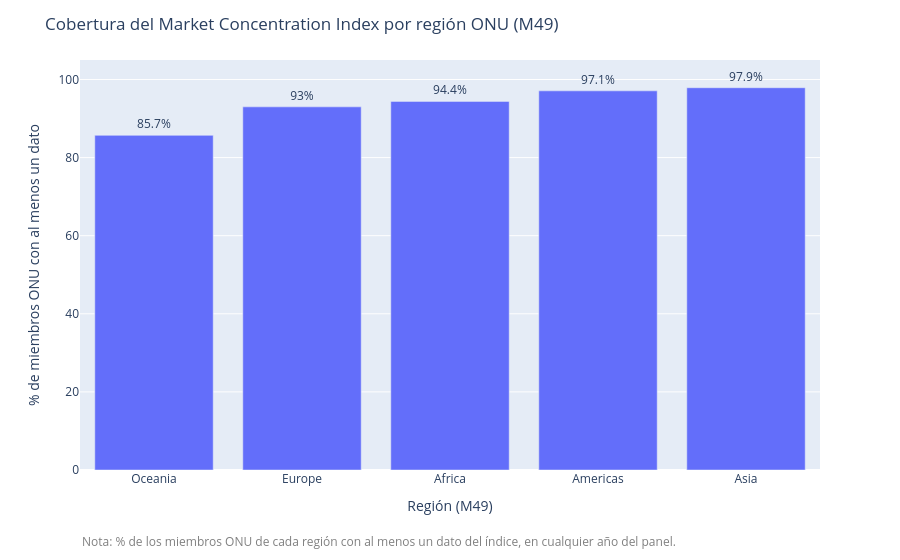

This figure's notebook cell:
### Code cell
fig_cobertura_region = px.bar(
    cobertura_region.reset_index(),
    x="Region Name", y="pct_cobertura",
    text="pct_cobertura",
    labels={"Region Name": "Región (M49)", "pct_cobertura": "% de miembros ONU con al menos un dato"},
)
fig_cobertura_region.update_traces(texttemplate="%{text}%", textposition="outside")
fig_cobertura_region.update_layout(
    title="Cobertura del Market Concentration Index por región ONU (M49)",
    yaxis_range=[0, 105],
    margin=dict(b=90),
)
fig_cobertura_region.add_annotation(
    text="Nota: % de los miembros ONU de cada región con al menos un dato del índice, en cualquier año del panel.",
    xref="paper", yref="paper", x=0, y=-0.2, showarrow=False,
    font=dict(size=12, color="gray"), align="left",
)

figuras_reporte.append(("cobertura_region_market_concentration", fig_cobertura_region))
fig_cobertura_region.show()

### Figure 1 — Plotly figure (JSON) as saved in the notebook; plotly's stock layout.template omitted (floating-point values rounded to 4 significant figures)
{"data": [{"hovertemplate": "Región (M49)=%{x}<br>% de miembros ONU con al menos un dato=%{text}<extra></extra>", "legendgroup": "", "marker": {"color": "#636efa", "pattern": {"shape": ""}}, "name": "", "orientation": "v", "showlegend": false, "text": [85.7, 93.0, 94.4, 97.1, 97.9], "textposition": "outside", "texttemplate": "%{text}%", "type": "bar", "x": ["Oceania", "Europe", "Africa", "Americas", "Asia"], "xaxis": "x", "y": [85.7, 93.0, 94.4, 97.1, 97.9], "yaxis": "y"}], "layout": {"annotations": [{"align": "left", "font": {"color": "gray", "size": 12}, "showarrow": false, "text": "Nota: % de los miembros ONU de cada región con al menos un dato del índice, en cualquier año del panel.", "x": 0, "xref": "paper", "y": -0.2, "yref": "paper"}], "barmode": "relative", "legend": {"tracegroupgap": 0}, "margin": {"b": 90, "t": 60}, "title": {"text": "Cobertura del Market Concentration Index por región ONU (M49)"}, "xaxis": {"anchor": "y", "domain": [0, 1], "title": {"text": "Región (M49)"}}, "yaxis": {"anchor": "x", "domain": [0, 1], "range": [0, 105], "title": {"text": "% de miembros ONU con al menos un dato"}}}}
